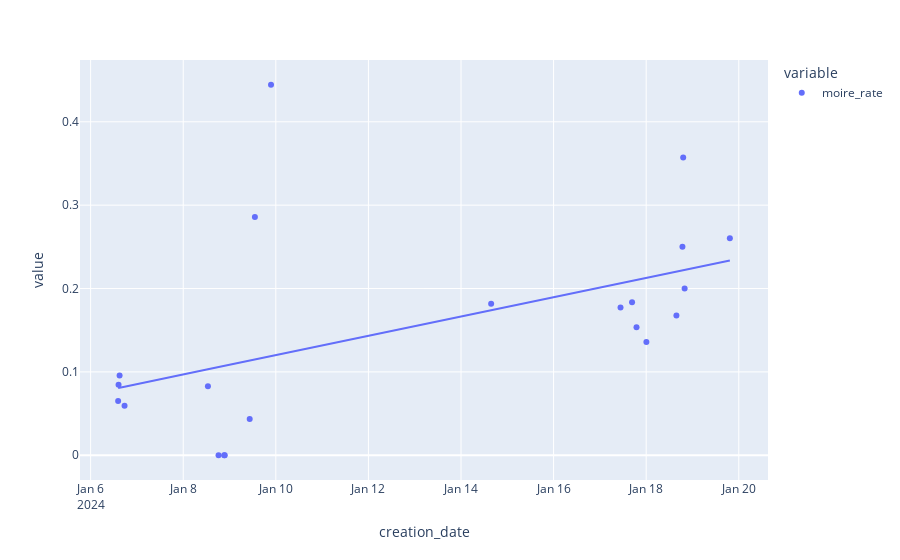

Notebook code for this chart:
### Code cell
px.scatter(
    grouped_by_timestamp.sort_index().loc[
        :,
        'moire_rate'
    ],
    trendline="ols"
)

### Figure 1 — Plotly figure (JSON) as saved in the notebook; plotly's stock layout.template omitted (floating-point values rounded to 4 significant figures)
{"data": [{"hovertemplate": "variable=moire_rate<br>creation_date=%{x}<br>value=%{y}<extra></extra>", "legendgroup": "moire_rate", "marker": {"color": "#636efa", "symbol": "circle"}, "mode": "markers", "name": "moire_rate", "orientation": "v", "showlegend": true, "type": "scatter", "x": ["2024-01-06T14:16:10", "2024-01-06T14:28:28", "2024-01-06T15:01:05", "2024-01-06T17:35:05", "2024-01-08T12:48:12", "2024-01-08T18:18:54", "2024-01-08T21:13:20", "2024-01-08T21:30:46", "2024-01-09T10:27:41", "2024-01-09T13:09:34", "2024-01-09T21:31:00", "2024-01-14T15:37:48", "2024-01-17T10:41:38", "2024-01-17T16:40:07", "2024-01-17T18:58:42", "2024-01-18T00:06:14", "2024-01-18T15:39:52", "2024-01-18T18:47:29", "2024-01-18T19:10:50", "2024-01-18T19:55:21", "2024-01-19T19:22:01"], "xaxis": "x", "y": [0.06494, 0.08451, 0.09574, 0.05926, 0.08264, 0, 0, 0, 0.04348, 0.2857, 0.4444, 0.1818, 0.1772, 0.1836, 0.1535, 0.1359, 0.1677, 0.25, 0.3571, 0.2, 0.2604], "yaxis": "y"}, {"hovertemplate": "<b>OLS trendline</b><br>value = 1.34155e-07 * creation_date + -228.593<br>R<sup>2</sup>=0.257096<br><br>variable=moire_rate<br>creation_date=%{x}<br>value=%{y} <b>(trend)</b><extra></extra>", "legendgroup": "moire_rate", "marker": {"color": "#636efa", "symbol": "circle"}, "mode": "lines", "name": "moire_rate", "showlegend": false, "type": "scatter", "x": ["2024-01-06T14:16:10", "2024-01-06T14:28:28", "2024-01-06T15:01:05", "2024-01-06T17:35:05", "2024-01-08T12:48:12", "2024-01-08T18:18:54", "2024-01-08T21:13:20", "2024-01-08T21:30:46", "2024-01-09T10:27:41", "2024-01-09T13:09:34", "2024-01-09T21:31:00", "2024-01-14T15:37:48", "2024-01-17T10:41:38", "2024-01-17T16:40:07", "2024-01-17T18:58:42", "2024-01-18T00:06:14", "2024-01-18T15:39:52", "2024-01-18T18:47:29", "2024-01-18T19:10:50", "2024-01-18T19:55:21", "2024-01-19T19:22:01"], "xaxis": "x", "y": [0.08059, 0.08069, 0.08095, 0.08219, 0.1031, 0.1057, 0.1071, 0.1073, 0.1135, 0.1148, 0.1189, 0.174, 0.2064, 0.2093, 0.2104, 0.2128, 0.2204, 0.2219, 0.2221, 0.2224, 0.2337], "yaxis": "y"}], "layout": {"autosize": true, "legend": {"title": {"text": "variable"}, "tracegroupgap": 0}, "margin": {"t": 60}, "xaxis": {"anchor": "y", "autorange": true, "domain": [0, 1], "range": ["2024-01-05 19:15:48.9621", "2024-01-20 14:22:22.0379"], "title": {"text": "creation_date"}, "type": "date"}, "yaxis": {"anchor": "x", "autorange": true, "domain": [0, 1], "range": [-0.03441, 0.4789], "title": {"text": "value"}, "type": "linear"}}}
